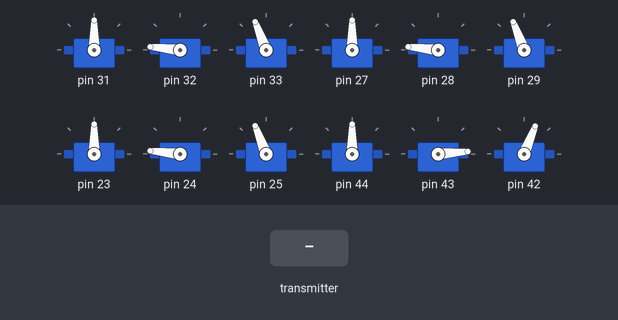
Bench run of a sketch on a simulated Arduino Mega 2560, built with avr-gcc and run on an emulated ATmega2560. Shown: 12 × servo. The inputs (shaded band) are chosen by the test bench. No radio packets arrive unless stated; what the sketch prints to the serial monitor is not drawn.

Above: at 0.1 s.
At 1.7 s:
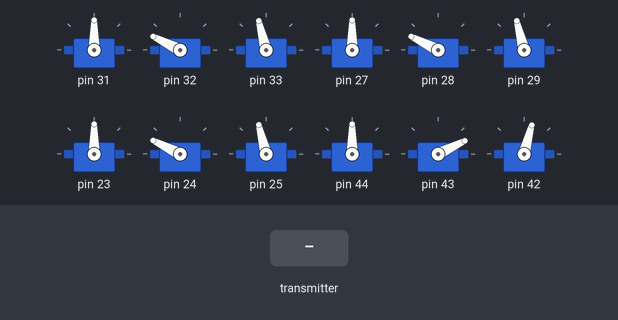
At 4.8 s:
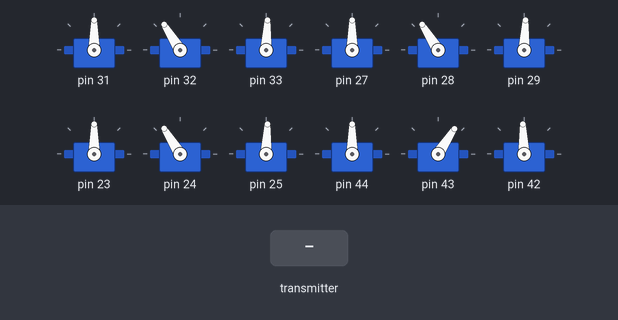
4.9 s: the transmitter starts sending J1_X = 0
6.4 s: the transmitter starts sending J2_Y = 256
7.9 s: the transmitter starts sending J2_Y = 512
10.9 s: the transmitter starts sending S1 = 256
12.4 s: the transmitter starts sending S1 = 512
Timing chart, 0 to 15.4 s (numbered marks = the images above; inputs shaded):
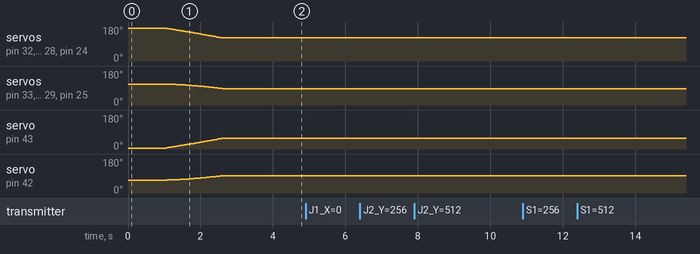

Measured:
- after the input at 4.9 s, every drawn part: stays the same
- after the input at 6.4 s, every drawn part: stays the same
- after the input at 7.9 s, every drawn part: stays the same
- after the input at 10.9 s, every drawn part: stays the same
- after the input at 12.4 s, every drawn part: stays the same

The sketch:

hexaPodOOP_test2.ino
```cpp
#include "HexMode.h"
#include "Receiver.h"
#include "WalkState.h"


HexState stateHex = Initialize;

void setup() {

  Serial.begin(9600);
  attachHex();
  radioSetup();
}

void loop() {

  bool connected = inputReceive();

  if (connected) {

    mapInputs();
    walkState();
    delay(25);
  }
}
```

Bezier.cpp
```cpp
#include "Bezier.h"


Vector2D GetPointOnBezierCurve(Vector2D* points, int numPoints, float t) {

  Vector2D pos;

  for (int i = 0; i < numPoints; i++) {
    float b = binomCoef(numPoints - 1, i) * pow(1 - t, numPoints - 1 - i) * pow(t, i);
    pos.x += b * points[i].x;
    pos.y += b * points[i].y;
  }

  return pos;
}


Vector3D GetPointOnBezierCurve(Vector3D* points, int numPoints, float t) {

  Vector3D pos;

  for (int i = 0; i < numPoints; i++) {
    float b = binomCoef(numPoints - 1, i) * pow(1 - t, numPoints - 1 - i) * pow(t, i);
    pos.x += b * points[i].x;
    pos.y += b * points[i].y;
    pos.z += b * points[i].z;
  }

  return pos;
}


int binomCoef(int n, int k) {

  int result = 1;

  // Calculate the binomial coefficient using the formula:
  // (n!) / (k! * (n - k)!)
  for (int i = 1; i <= k; i++) {
    result *= (n - (k - i));
    result /= i;
  }

  return result;
}


float mapFloat(float x, float in_min, float in_max, float out_min, float out_max) {

  return (x - in_min) * (out_max - out_min) / (in_max - in_min) + out_min;
}


float lerp(float a, float b, float f) {

  return a * (1.0 - f) + (b * f);
}


Vector2D lerp(Vector2D a, Vector2D b, float f) {

  return Vector2D(lerp(a.x, b.x, f), lerp(a.y, b.y, f));
}


float calcHypotenuse(float x, float y) {

  float result = sqrt(pow(x, 2) + pow(y, 2));
  return result;
}
```

Bezier.h
```cpp
#ifndef BEZIER_H
#define BEZIER_H
#include "Vectors.h"


Vector2D GetPointOnBezierCurve(Vector2D* points, int numPoints, float t);

Vector3D GetPointOnBezierCurve(Vector3D* points, int numPoints, float t);

int binomCoef(int n, int k);

float mapFloat(float x, float in_min, float in_max, float out_min, float out_max);

float lerp(float a, float b, float f);

Vector2D lerp(Vector2D a, Vector2D b, float f);

float calcHypotenuse(float x, float y);


#endif
```

Hex.cpp
```cpp
#include "Hex.h"


Hexapod::Hexapod(int pin[6][3]) {

  for(int i = 0; i < 6; i++ ) {

    L[i].coxa = pin[i][0];
    L[i].femur = pin[i][1];
    L[i].tibia = pin[i][2];
    L[i].identifier = i;
  }
}


void Hexapod::moveHex(Vector3D Coords, Vector3D Base) {

  float X = Coords.x;
  float Y = Coords.y;
  float Z = Coords.z;

  float hX = Base.x;
  float hY = Base.y;
  float hZ = Base.z;

  hX = hX / 0.5;
  X += (oX + hX);
  Y += (oY + hY);
  Z += (oZ - hZ);

  float P = sqrt((Y * Y) + (X * X));
  float Q = P - L1;
  float L0 = sqrt((Q * Q) + (Z * Z));
  float J1 = atan(Y / X) * (180 / PI);
  float A = atan(Z / Q) * (180 / PI);
  float B = acos(((L0 * L0) + (L2 * L2) - (L3 * L3)) / (2 * L0 * L2)) * (180 / PI);
  float J2 = (B + A);
  float J3 = acos(((L2 * L2) + (L3 * L3) - (L0 * L0)) / (2 * L2 * L3)) * (180 / PI);

  for(int i = 0; i < 6; i++) {

    if(L[i].identifier >= 0 && L[i].identifier < 3) {

      L[i].newPosLeft(J1, J2, J3);
    }
    else if(L[i].identifier >= 3 && L[i].identifier < 6) {

      L[i].newPosRight(J1, J2, J3);
    }
  }
}
```

Hex.h
```cpp
#ifndef HEX_H
#define HEX_H
#include "Legs.h"


class Hexapod {
private:
  float L1 = 36.5;
  float L2 = 100.00;
  float L3 = 186.35;

public:
  float oX = 185.0;
  float oY = 0;
  float oZ = -120.923;

  Legs L[6];


  Hexapod(int pin[6][3]);

  void moveHex(Vector3D Coords, Vector3D Base);
};


#endif
```

HexMode.h
```cpp
#ifndef HEXMODE_H
#define HEXMODE_H


  enum HexState {

    Initialize,
    Stand,
    Walk,
    Calibrate,
    Terminate
  };


  enum LegState {

    Pushing,
    Lifting,
    Waiting,
    Home
  };


  enum GaitCycle {

    Tri,
    Neutral
  };


#endif
```

Initialization.cpp
```cpp
#include "Initialization.h"


void attach(Hexapod Hex) {

  for(int i = 0; i < 6; i++) {
    Hex.L[i].attach();
  }

  Vector3D Zero(0, 0, 0);
  Vector3D Origin(0, 0, -96.078);

  for(int i = 0; i <= 2; i++) {

    switch(i) {
      case 1:
        Hex.L[0].moveLeg(Zero, Origin, 0);
        Hex.L[1].moveLeg(Zero, Origin, 1);
        Hex.L[2].moveLeg(Zero, Origin, 2);
        Hex.L[3].moveLeg(Zero, Origin, 3);
        Hex.L[4].moveLeg(Zero, Origin, 4);
        Hex.L[5].moveLeg(Zero, Origin, 5);
        delay(1000);
      break;
      case 2:
        for(double i = 50; i >= 0; i--) {

          double H = (-96.078 / 50) * i;
          Vector3D Rise(0, 0, H);

          Hex.L[0].moveLeg(Zero, Rise, 0);
          Hex.L[1].moveLeg(Zero, Rise, 1);
          Hex.L[2].moveLeg(Zero, Rise, 2);
          Hex.L[3].moveLeg(Zero, Rise, 3);
          Hex.L[4].moveLeg(Zero, Rise, 4);
          Hex.L[5].moveLeg(Zero, Rise, 5);
          delay(25);
        }
        delay(1000);
      break;
    }
  }
}
```

Initialization.h
```cpp
#ifndef INITIALIZATION_H
#define INITIALIZATION_H
#include <Arduino.h>
#include <Servo.h>
#include "Hex.h"


void attach(Hexapod Hex);


#endif
```

Legs.cpp
```cpp
#include "Legs.h"


Legs::Legs() {

}


void Legs::attach() {

  Joints[0].attach(coxa, 500, 2500);
  Joints[1].attach(femur, 500, 2500);
  Joints[2].attach(tibia, 500, 2500);
}


void Legs::print() {

  Serial.print("Identifier: ");
  Serial.print(identifier);
  Serial.print("\tS1: ");
  Serial.print(Joints[0].attached());
  Serial.print("\tS2: ");
  Serial.print(Joints[1].attached());
  Serial.print("\tS3: ");
  Serial.print(Joints[2].attached());
  Serial.print("\ncoxa: ");
  Serial.print(coxa);
  Serial.print("\tfemur: ");
  Serial.print(femur);
  Serial.print("\ttibia: ");
  Serial.print(tibia);
  Serial.print("\n\n");
}


void Legs::moveLeg(Vector3D Coords, int id) {

  currentPnts[id] = Coords;

  float X = Coords.x;
  float Y = Coords.y;
  float Z = Coords.z;

  X += oX;
  Y += oY;
  Z += oZ;

  float P = sqrt((Y * Y) + (X * X));
  float Q = P - L1;
  float L0 = sqrt((Q * Q) + (Z * Z));
  float J1 = atan(Y / X) * (180 / PI);
  float A = atan(Z / Q) * (180 / PI);
  float B = acos(((L0 * L0) + (L2 * L2) - (L3 * L3)) / (2 * L0 * L2)) * (180 / PI);
  float J2 = (B + A);
  float J3 = acos(((L2 * L2) + (L3 * L3) - (L0 * L0)) / (2 * L2 * L3)) * (180 / PI);

  //Serial.print(X);
  //Serial.print("\t");
  //Serial.print(Y);
  //Serial.print("\t");
  //Serial.print(Z);
  //Serial.print("\n")

  if(id >= 0 && id < 3) {

    Legs::newPosLeft(J1, J2, J3);
  }
  else if(id >= 3 && id < 6) {

    Legs::newPosRight(J1, J2, J3);
  }
}


void Legs::moveLeg(Vector3D Coords, Vector3D Base, int id) {

  currentPnts[id] = Coords;

  float X = Coords.x;
  float Y = Coords.y;
  float Z = Coords.z;

  float hX = Base.x;
  float hY = Base.y;
  float hZ = Base.z;

  hX = hX / 0.5;
  X += (oX + hX);
  Y += (oY + hY);
  Z += (oZ - hZ);

  float P = sqrt((Y * Y) + (X * X));
  float Q = P - L1;
  float L0 = sqrt((Q * Q) + (Z * Z));
  float J1 = atan(Y / X) * (180 / PI);
  float A = atan(Z / Q) * (180 / PI);
  float B = acos(((L0 * L0) + (L2 * L2) - (L3 * L3)) / (2 * L0 * L2)) * (180 / PI);
  float J2 = (B + A);
  float J3 = acos(((L2 * L2) + (L3 * L3) - (L0 * L0)) / (2 * L2 * L3)) * (180 / PI);

  if(id >= 0 && id < 3) {

    Legs::newPosLeft(J1, J2, J3);
  }
  else if(id >= 3 && id < 6) {

    Legs::newPosRight(J1, J2, J3);
  }
}


void Legs::newPosLeft(float J1, float J2, float J3) {

  Joints[0].write(90 + J1);
  Joints[1].write(90 + J2);
  Joints[2].write(180 - J3 - J3_Off);
}


void Legs::newPosRight(float J1, float J2, float J3) {

  Joints[0].write(90 - J1);
  Joints[1].write(90 - J2);
  Joints[2].write(J3 + J3_Off);
}


Vector3D Legs::setStartPnts(int id) {

  walkStartPnts[id] = currentPnts[id];

  return walkStartPnts[id];
}


void Legs::setStartPnts() {

  for(int i = 0; i < 6; i++){
    walkStartPnts[i] = currentPnts[i];
  }
}
```

Legs.h
```cpp
#ifndef LEGS_H
#define LEGS_H
#include <Servo.h>
#include "Vectors.h"


class Legs {
private:
  float L1 = 36.5;
  float L2 = 100.00;
  float L3 = 186.35;

public:
  Vector3D currentPnts[6];
  Vector3D walkStartPnts[6];

  float oX = 185.0;
  float oY = 0;
  float oZ = -120.923;

  Servo Joints[3];
  int coxa;
  int femur;
  int tibia;
  int identifier;
  float J3_Off = 15;


  Legs();

  void attach();
  void print();

  void moveLeg(Vector3D Coords, int id);
  void moveLeg(Vector3D Coords, Vector3D Base, int id);

  void newPosLeft(float J1, float J2, float J3);
  void newPosRight(float J1, float J2, float J3);

  Vector3D setStartPnts(int leg);
  void setStartPnts();
};


#endif
```

Receiver.h
```cpp
#ifndef RECEIVER_H
#define RECEIVER_H
#include <SPI.h>
#include <nRF24L01.h>
#include <RF24.h>


#define R_CE 47   // Receiver Radio CE Pin [D47]
#define R_CSN 46  // Receiver Radio CSN Pin [D46]

struct RCInputs {

    long J1_X;    // Left Joystick X Potentiometer
    long J1_Y;    // Left Joystick Y Potentiometer
    bool J1_P;    // Left Joystick Push Button
    long J2_X;    // Right Joystick X Potentiometer
    long J2_Y;    // Right Joystick Y Potentiometer
    bool J2_P;    // Right Joystick Push Button
    long S1;      // Left Slide Potentiometer
    long S2;      // Right Slide Potentiometer
    bool P_1;     // Left Push Button 1
    bool P_2;     // Center Push Button 2
    bool P_3;     // Right Push Button 3
};

RCInputs Controller;

unsigned long timeLastInput;
unsigned long timeout = 1000;

RF24 Radio(R_CE, R_CSN); // CE, CSN
uint8_t address[][6] = {"00001", "00002"};


void radioSetup() {

  Radio.begin();
  Radio.openReadingPipe(0, address[0]);
  Radio.setPALevel(RF24_PA_MIN);
  Radio.startListening();
}


void printStates() {

  Serial.print("L Joy X: ");
  Serial.print(Controller.J1_X);
  Serial.print("\tL Joy Y: ");
  Serial.print(Controller.J1_Y);
  Serial.print("\tL Joy SW: ");
  Serial.print(Controller.J1_P);
  Serial.print("\tR Joy X: ");
  Serial.print(Controller.J2_X);
  Serial.print("\tR Joy Y: ");
  Serial.print(Controller.J2_Y);
  Serial.print("\tR Joy SW: ");
  Serial.print(Controller.J2_P);
  Serial.print("\tL Slide: ");
  Serial.print(Controller.S1);
  Serial.print("\tR Slide: ");
  Serial.print(Controller.S2);
  Serial.print("\tPush 1: ");
  Serial.print(Controller.P_1);
  Serial.print("\tPush 2: ");
  Serial.print(Controller.P_2);
  Serial.print("\tPush 3: ");
  Serial.print(Controller.P_3);
  Serial.print("\n");
}


bool inputReceive() {

  if(Radio.available()) {

    Radio.read(&Controller, sizeof(Controller));

    timeLastInput = millis();
  }

  if(millis() - timeLastInput > timeout) {
    return false;
  }
  else {
    //printStates();
    return true;
  }
}


#endif
```

Vectors.cpp
```cpp
#include "Vectors.h"


//  2D VECTORS
Vector2D::Vector2D() {

  x = 0;
   y = 0;
}


Vector2D::Vector2D(float X, float Y) {

  x = X;
  y = Y;
}


void Vector2D::print() {

  Serial.print(x);
  Serial.print("\t");
  Serial.print(y);
  Serial.print("\n");
}


Vector2D Vector2D::rotate(int angle, Vector2D Pivot) {
  // Translate line so Pivot point is at the origin
  x -= Pivot.x;
  y -= Pivot.y;

  // Rotate point by angle
  int x_rotated = x * cos(angle) - y * sin(angle);
  int y_rotated = x * sin(angle) + y * cos(angle);

  // Translate point back to original position
  x = x_rotated + Pivot.x;
  y = y_rotated + Pivot.y;
  return Vector2D(x,y);
}


//  3D VECTORS
Vector3D::Vector3D() {

  x = 0;
  y = 0;
  z = 0;
}


Vector3D::Vector3D(float X, float Y, float Z) {

  x = X;
  y = Y;
  z = Z;
}


void Vector3D::print() {

  Serial.print(x);
  Serial.print("\t");
  Serial.print(y);
  Serial.print("\t");
  Serial.print(z);
  Serial.print("\n");
}


Vector3D Vector3D::rotate(int angle, Vector2D Pivot) {
  // Translate line so Pivot point is at the origin
  if(angle == 0) return Vector3D(x,y,z);

  x -= Pivot.x;
  y -= Pivot.y;
  float angleRad = radians(angle);

  // Rotate point by angle
  int x_rotated = x * cos(angleRad) - y * sin(angleRad);
  int y_rotated = x * sin(angleRad) + y * cos(angleRad);

  // Translate point back to original position
  x = x_rotated + Pivot.x;
  y = y_rotated + Pivot.y;

  return Vector3D(x,y,z);
}
```

Vectors.h
```cpp
#ifndef VECTORS_H
#define VECTORS_H
#include <Arduino.h>


class Vector2D {
public:
  float x;
  float y;

  Vector2D();
  Vector2D(float X, float Y);

  void print();

  Vector2D rotate(int angle, Vector2D Pivot);

  bool operator==(Vector2D vec) {

    return(x == vec.x && y == vec.y);
  }

  bool operator!=(Vector2D vec) {

    return(x == vec.x || y == vec.y);
  }

  Vector2D operator+(Vector2D vec) {

    return(Vector2D(x + vec.x, y + vec.y));
  }

  Vector2D operator*(Vector2D vec) {

    return(Vector2D(x * vec.x, y * vec.y));
  }

  Vector2D operator*(float val) {

    Vector2D vec;
    vec.x *= val;
    vec.y *= val;
    return vec;
  }
};


class Vector3D {
public:
  float x;
  float y;
  float z;

  Vector3D();
  Vector3D(float X, float Y, float Z);

  void print();

  Vector3D rotate(int angle, Vector2D Pivot);

  bool operator==(Vector3D vec) {

    return(x == vec.x && y == vec.y && z == vec.z);
  }

  bool operator!=(Vector3D vec) {

    return(x == vec.x || y == vec.y || z == vec.z);
  }

  Vector3D operator+(Vector3D vec) {

    return(Vector3D(x + vec.x, y + vec.y, z + vec.z));
  }

  Vector3D operator*(Vector3D vec) {

    return(Vector3D(x * vec.x, y * vec.y, z * vec.z));
  }

  Vector3D operator*(float val) {

    Vector3D vec;
    vec.x *= val;
    vec.y *= val;
    vec.z *= val;
    return vec;
  }

  Vector3D operator/(float val) {

    Vector3D vec;
    vec.x /= val;
    vec.y /= val;
    vec.z /= val;
    return vec;
  }
};


#endif
```

Source omitted: WalkState.h (8394 bytes)
